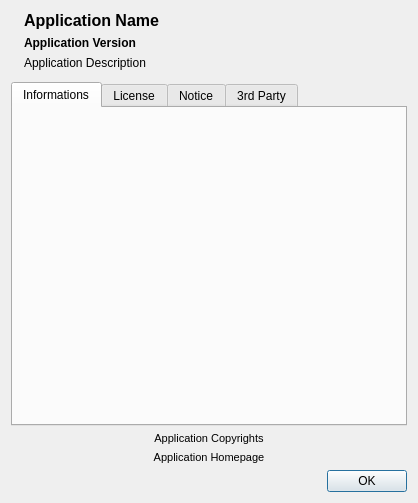
<?xml version="1.0" encoding="UTF-8"?>
<ui version="4.0">
 <class>UIAbout</class>
 <widget class="QDialog" name="UIAbout">
  <property name="geometry">
   <rect>
    <x>0</x>
    <y>0</y>
    <width>418</width>
    <height>503</height>
   </rect>
  </property>
  <property name="maximumSize">
   <size>
    <width>425</width>
    <height>510</height>
   </size>
  </property>
  <property name="windowTitle">
   <string>About...</string>
  </property>
  <layout class="QVBoxLayout" name="verticalLayout_5">
   <item>
    <layout class="QGridLayout" name="gridLayout">
     <item row="0" column="0" rowspan="3">
      <layout class="QVBoxLayout" name="verticalLayout_4">
       <property name="spacing">
        <number>0</number>
       </property>
       <item>
        <widget class="QLabel" name="lIcon">
         <property name="sizePolicy">
          <sizepolicy hsizetype="Maximum" vsizetype="Maximum">
           <horstretch>0</horstretch>
           <verstretch>0</verstretch>
          </sizepolicy>
         </property>
         <property name="maximumSize">
          <size>
           <width>64</width>
           <height>64</height>
          </size>
         </property>
         <property name="pixmap">
          <pixmap resource="../resources/resources.qrc">:/icons/qwbfsmanager.png</pixmap>
         </property>
         <property name="scaledContents">
          <bool>true</bool>
         </property>
        </widget>
       </item>
       <item>
        <spacer name="verticalSpacer">
         <property name="orientation">
          <enum>Qt::Vertical</enum>
         </property>
         <property name="sizeHint" stdset="0">
          <size>
           <width>0</width>
           <height>0</height>
          </size>
         </property>
        </spacer>
       </item>
      </layout>
     </item>
     <item row="0" column="1">
      <widget class="QLabel" name="lName">
       <property name="sizePolicy">
        <sizepolicy hsizetype="Expanding" vsizetype="Maximum">
         <horstretch>0</horstretch>
         <verstretch>0</verstretch>
        </sizepolicy>
       </property>
       <property name="font">
        <font>
         <pointsize>12</pointsize>
         <weight>75</weight>
         <bold>true</bold>
        </font>
       </property>
       <property name="text">
        <string notr="true">Application Name</string>
       </property>
      </widget>
     </item>
     <item row="1" column="1">
      <widget class="QLabel" name="lVersion">
       <property name="sizePolicy">
        <sizepolicy hsizetype="Expanding" vsizetype="Maximum">
         <horstretch>0</horstretch>
         <verstretch>0</verstretch>
        </sizepolicy>
       </property>
       <property name="font">
        <font>
         <pointsize>9</pointsize>
         <weight>75</weight>
         <bold>true</bold>
        </font>
       </property>
       <property name="text">
        <string notr="true">Application Version</string>
       </property>
      </widget>
     </item>
     <item row="2" column="1">
      <widget class="QLabel" name="lDescription">
       <property name="sizePolicy">
        <sizepolicy hsizetype="Expanding" vsizetype="Expanding">
         <horstretch>0</horstretch>
         <verstretch>0</verstretch>
        </sizepolicy>
       </property>
       <property name="font">
        <font>
         <pointsize>9</pointsize>
        </font>
       </property>
       <property name="text">
        <string notr="true">Application Description</string>
       </property>
       <property name="alignment">
        <set>Qt::AlignLeading|Qt::AlignLeft|Qt::AlignTop</set>
       </property>
       <property name="wordWrap">
        <bool>true</bool>
       </property>
      </widget>
     </item>
    </layout>
   </item>
   <item>
    <spacer name="verticalSpacer_2">
     <property name="orientation">
      <enum>Qt::Vertical</enum>
     </property>
     <property name="sizeType">
      <enum>QSizePolicy::Fixed</enum>
     </property>
     <property name="sizeHint" stdset="0">
      <size>
       <width>16</width>
       <height>6</height>
      </size>
     </property>
    </spacer>
   </item>
   <item>
    <widget class="QTabWidget" name="twPages">
     <property name="sizePolicy">
      <sizepolicy hsizetype="Expanding" vsizetype="Expanding">
       <horstretch>0</horstretch>
       <verstretch>1</verstretch>
      </sizepolicy>
     </property>
     <property name="currentIndex">
      <number>0</number>
     </property>
     <widget class="QWidget" name="wSplashScreen">
      <attribute name="title">
       <string>Informations</string>
      </attribute>
      <layout class="QVBoxLayout" name="verticalLayout">
       <property name="margin">
        <number>0</number>
       </property>
       <item>
        <widget class="QLabel" name="lSplash">
         <property name="pixmap">
          <pixmap resource="../resources/resources.qrc">:/icons/splashscreen.png</pixmap>
         </property>
         <property name="alignment">
          <set>Qt::AlignCenter</set>
         </property>
        </widget>
       </item>
      </layout>
     </widget>
     <widget class="QWidget" name="wLicense">
      <attribute name="title">
       <string>License</string>
      </attribute>
      <layout class="QVBoxLayout" name="verticalLayout_2">
       <property name="margin">
        <number>0</number>
       </property>
       <item>
        <widget class="QPlainTextEdit" name="pteLicense">
         <property name="palette">
          <palette>
           <active>
            <colorrole role="Base">
             <brush brushstyle="SolidPattern">
              <color alpha="0">
               <red>0</red>
               <green>0</green>
               <blue>0</blue>
              </color>
             </brush>
            </colorrole>
           </active>
           <inactive>
            <colorrole role="Base">
             <brush brushstyle="SolidPattern">
              <color alpha="0">
               <red>0</red>
               <green>0</green>
               <blue>0</blue>
              </color>
             </brush>
            </colorrole>
           </inactive>
           <disabled>
            <colorrole role="Base">
             <brush brushstyle="SolidPattern">
              <color alpha="0">
               <red>0</red>
               <green>0</green>
               <blue>0</blue>
              </color>
             </brush>
            </colorrole>
           </disabled>
          </palette>
         </property>
         <property name="font">
          <font>
           <family>Arial</family>
           <pointsize>9</pointsize>
          </font>
         </property>
         <property name="frameShape">
          <enum>QFrame::NoFrame</enum>
         </property>
         <property name="tabChangesFocus">
          <bool>true</bool>
         </property>
         <property name="undoRedoEnabled">
          <bool>false</bool>
         </property>
         <property name="readOnly">
          <bool>true</bool>
         </property>
         <property name="tabStopWidth">
          <number>40</number>
         </property>
         <property name="textInteractionFlags">
          <set>Qt::LinksAccessibleByMouse|Qt::TextSelectableByMouse</set>
         </property>
        </widget>
       </item>
      </layout>
     </widget>
     <widget class="QWidget" name="wWarning">
      <attribute name="title">
       <string>Notice</string>
      </attribute>
      <layout class="QVBoxLayout" name="verticalLayout_3">
       <property name="margin">
        <number>0</number>
       </property>
       <item>
        <widget class="QLabel" name="lWarning">
         <property name="palette">
          <palette>
           <active>
            <colorrole role="WindowText">
             <brush brushstyle="SolidPattern">
              <color alpha="255">
               <red>255</red>
               <green>0</green>
               <blue>0</blue>
              </color>
             </brush>
            </colorrole>
           </active>
           <inactive>
            <colorrole role="WindowText">
             <brush brushstyle="SolidPattern">
              <color alpha="255">
               <red>255</red>
               <green>0</green>
               <blue>0</blue>
              </color>
             </brush>
            </colorrole>
           </inactive>
           <disabled>
            <colorrole role="WindowText">
             <brush brushstyle="SolidPattern">
              <color alpha="255">
               <red>69</red>
               <green>69</green>
               <blue>69</blue>
              </color>
             </brush>
            </colorrole>
           </disabled>
          </palette>
         </property>
         <property name="font">
          <font>
           <weight>75</weight>
           <bold>true</bold>
          </font>
         </property>
         <property name="text">
          <string>I DO NOT TAKE ANY RESPONSIBILITY FOR ANY DAMAGE TO YOUR WII CONSOLE BECAUSE OF IMPROPER USAGE OF THIS SOFTWARE.</string>
         </property>
         <property name="alignment">
          <set>Qt::AlignCenter</set>
         </property>
         <property name="wordWrap">
          <bool>true</bool>
         </property>
         <property name="textInteractionFlags">
          <set>Qt::LinksAccessibleByMouse|Qt::TextSelectableByMouse</set>
         </property>
        </widget>
       </item>
      </layout>
     </widget>
     <widget class="QWidget" name="wThirdParty">
      <attribute name="title">
       <string>3rd Party</string>
      </attribute>
      <layout class="QVBoxLayout" name="verticalLayout_6">
       <property name="margin">
        <number>0</number>
       </property>
       <item>
        <widget class="QScrollArea" name="saThirdParty">
         <property name="frameShape">
          <enum>QFrame::NoFrame</enum>
         </property>
         <property name="frameShadow">
          <enum>QFrame::Plain</enum>
         </property>
         <property name="widgetResizable">
          <bool>true</bool>
         </property>
         <widget class="QWidget" name="saThirdPartyContents">
          <property name="geometry">
           <rect>
            <x>0</x>
            <y>0</y>
            <width>402</width>
            <height>309</height>
           </rect>
          </property>
          <layout class="QVBoxLayout" name="verticalLayout_7">
           <property name="margin">
            <number>0</number>
           </property>
           <item>
            <widget class="QLabel" name="lThirdParty">
             <property name="text">
              <string notr="true">&lt;!DOCTYPE HTML PUBLIC &quot;-//W3C//DTD HTML 4.0//EN&quot; &quot;http://www.w3.org/TR/REC-html40/strict.dtd&quot;&gt;
&lt;html&gt;&lt;head&gt;&lt;meta name=&quot;qrichtext&quot; content=&quot;1&quot; /&gt;&lt;style type=&quot;text/css&quot;&gt;
p, li { white-space: pre-wrap; }
&lt;/style&gt;&lt;/head&gt;&lt;body style=&quot; font-family:'Arial'; font-size:9pt; font-weight:400; font-style:normal;&quot;&gt;
&lt;p style=&quot; margin-top:0px; margin-bottom:0px; margin-left:0px; margin-right:0px; -qt-block-indent:0; text-indent:0px;&quot;&gt;&lt;span style=&quot; font-family:'Arial'; font-weight:600; text-decoration: underline;&quot;&gt;QWBFS Manager use unmodified/modified third party resources&lt;/span&gt;&lt;/p&gt;
&lt;p style=&quot;-qt-paragraph-type:empty; margin-top:0px; margin-bottom:0px; margin-left:0px; margin-right:0px; -qt-block-indent:0; text-indent:0px; font-family:'Arial';&quot;&gt;&lt;/p&gt;
&lt;p style=&quot; margin-top:0px; margin-bottom:0px; margin-left:0px; margin-right:0px; -qt-block-indent:0; text-indent:0px;&quot;&gt;&lt;a href=&quot;https://github.com/kwiirk/wbfs&quot;&gt;&lt;span style=&quot; font-family:'Arial'; font-weight:600; text-decoration: underline; color:#0057ae;&quot;&gt;libwbfs&lt;/span&gt;&lt;/a&gt;&lt;span style=&quot; font-family:'Arial';&quot;&gt; - The Wii Backup File System library.&lt;/span&gt;&lt;/p&gt;
&lt;p style=&quot; margin-top:0px; margin-bottom:0px; margin-left:0px; margin-right:0px; -qt-block-indent:0; text-indent:0px;&quot;&gt;&lt;span style=&quot; font-family:'Arial';&quot;&gt;Copyright (C) 2009 kwiirk.&lt;/span&gt;&lt;/p&gt;
&lt;p style=&quot;-qt-paragraph-type:empty; margin-top:0px; margin-bottom:0px; margin-left:0px; margin-right:0px; -qt-block-indent:0; text-indent:0px; font-family:'Arial';&quot;&gt;&lt;/p&gt;
&lt;p style=&quot; margin-top:0px; margin-bottom:0px; margin-left:0px; margin-right:0px; -qt-block-indent:0; text-indent:0px;&quot;&gt;&lt;a href=&quot;http://pictureflow.googlecode.com&quot;&gt;&lt;span style=&quot; font-family:'Arial'; font-weight:600; text-decoration: underline; color:#0057ae;&quot;&gt;PictureFlow&lt;/span&gt;&lt;/a&gt;&lt;span style=&quot; font-family:'Arial';&quot;&gt; - Animated image show widget (coverflow like widget).&lt;/span&gt;&lt;/p&gt;
&lt;p style=&quot; margin-top:0px; margin-bottom:0px; margin-left:0px; margin-right:0px; -qt-block-indent:0; text-indent:0px;&quot;&gt;&lt;span style=&quot; font-family:'Arial';&quot;&gt;Copyright (C) 2009 Ariya Hidayat (ariya@kde.org).&lt;/span&gt;&lt;/p&gt;
&lt;p style=&quot;-qt-paragraph-type:empty; margin-top:0px; margin-bottom:0px; margin-left:0px; margin-right:0px; -qt-block-indent:0; text-indent:0px; font-family:'Arial';&quot;&gt;&lt;/p&gt;
&lt;p style=&quot; margin-top:0px; margin-bottom:0px; margin-left:0px; margin-right:0px; -qt-block-indent:0; text-indent:0px;&quot;&gt;&lt;a href=&quot;http://wiitdb.com&quot;&gt;&lt;span style=&quot; font-family:'Arial'; font-weight:600; text-decoration: underline; color:#0057ae;&quot;&gt;WiiTDB&lt;/span&gt;&lt;/a&gt;&lt;span style=&quot; font-family:'Arial';&quot;&gt; - Nintendo Wii games database.&lt;/span&gt;&lt;/p&gt;
&lt;p style=&quot; margin-top:0px; margin-bottom:0px; margin-left:0px; margin-right:0px; -qt-block-indent:0; text-indent:0px;&quot;&gt;&lt;span style=&quot; font-family:'Arial';&quot;&gt;Copyright (C) 2009-2011 WiiTDB.&lt;/span&gt;&lt;/p&gt;
&lt;p style=&quot;-qt-paragraph-type:empty; margin-top:0px; margin-bottom:0px; margin-left:0px; margin-right:0px; -qt-block-indent:0; text-indent:0px; font-family:'Arial';&quot;&gt;&lt;/p&gt;
&lt;p style=&quot; margin-top:0px; margin-bottom:0px; margin-left:0px; margin-right:0px; -qt-block-indent:0; text-indent:0px;&quot;&gt;&lt;a href=&quot;http://bettercodes.org/projects/fresh&quot;&gt;&lt;span style=&quot; font-family:'Arial'; font-weight:600; text-decoration: underline; color:#0057ae;&quot;&gt;libfresh&lt;/span&gt;&lt;/a&gt;&lt;span style=&quot; font-family:'Arial';&quot;&gt; - A Qt 4 extension library providing new widgets/objects.&lt;/span&gt;&lt;/p&gt;
&lt;p style=&quot; margin-top:0px; margin-bottom:0px; margin-left:0px; margin-right:0px; -qt-block-indent:0; text-indent:0px;&quot;&gt;&lt;span style=&quot; font-family:'Arial';&quot;&gt;Copyright (C) 2005-2011 Filipe Azevedo (pasnox@gmail.com).&lt;/span&gt;&lt;/p&gt;
&lt;p style=&quot;-qt-paragraph-type:empty; margin-top:0px; margin-bottom:0px; margin-left:0px; margin-right:0px; -qt-block-indent:0; text-indent:0px; font-family:'Arial';&quot;&gt;&lt;/p&gt;
&lt;p style=&quot; margin-top:0px; margin-bottom:0px; margin-left:0px; margin-right:0px; -qt-block-indent:0; text-indent:0px;&quot;&gt;&lt;a href=&quot;http://code.google.com/u/nagy.franto&quot;&gt;&lt;span style=&quot; font-family:'Arial'; font-weight:600; text-decoration: underline; color:#0057ae;&quot;&gt;Splash Screen&lt;/span&gt;&lt;/a&gt;&lt;span style=&quot; font-family:'Arial';&quot;&gt; - Version 1.2.0&lt;/span&gt;&lt;/p&gt;
&lt;p style=&quot; margin-top:0px; margin-bottom:0px; margin-left:0px; margin-right:0px; -qt-block-indent:0; text-indent:0px;&quot;&gt;&lt;span style=&quot; font-family:'Arial';&quot;&gt;Copyright (C) Nagy Franto.&lt;/span&gt;&lt;/p&gt;
&lt;p style=&quot;-qt-paragraph-type:empty; margin-top:0px; margin-bottom:0px; margin-left:0px; margin-right:0px; -qt-block-indent:0; text-indent:0px; font-family:'Arial';&quot;&gt;&lt;/p&gt;
&lt;p style=&quot; margin-top:0px; margin-bottom:0px; margin-left:0px; margin-right:0px; -qt-block-indent:0; text-indent:0px;&quot;&gt;&lt;a href=&quot;mailto:exilys@hotmail.fr&quot;&gt;&lt;span style=&quot; font-family:'Arial'; font-weight:600; text-decoration: underline; color:#0057ae;&quot;&gt;Application Icon&lt;/span&gt;&lt;/a&gt;&lt;span style=&quot; font-family:'Arial';&quot;&gt; - Version 1.2.0&lt;/span&gt;&lt;/p&gt;
&lt;p style=&quot; margin-top:0px; margin-bottom:0px; margin-left:0px; margin-right:0px; -qt-block-indent:0; text-indent:0px;&quot;&gt;&lt;span style=&quot; font-family:'Arial';&quot;&gt;Copyright (C) Jean-Baptiste &lt;/span&gt;&lt;span style=&quot; font-family:'Arial';&quot;&gt;Vasseur&lt;/span&gt;&lt;span style=&quot; font-family:'Arial';&quot;&gt; (exilys@hotmail.fr)&lt;/span&gt;&lt;/p&gt;&lt;/body&gt;&lt;/html&gt;</string>
             </property>
             <property name="alignment">
              <set>Qt::AlignCenter</set>
             </property>
             <property name="wordWrap">
              <bool>true</bool>
             </property>
             <property name="openExternalLinks">
              <bool>true</bool>
             </property>
             <property name="textInteractionFlags">
              <set>Qt::LinksAccessibleByMouse|Qt::TextSelectableByMouse</set>
             </property>
            </widget>
           </item>
          </layout>
         </widget>
        </widget>
       </item>
      </layout>
     </widget>
    </widget>
   </item>
   <item>
    <widget class="QLabel" name="lCopyrights">
     <property name="styleSheet">
      <string notr="true">font: 11px;</string>
     </property>
     <property name="text">
      <string notr="true">Application Copyrights</string>
     </property>
     <property name="alignment">
      <set>Qt::AlignCenter</set>
     </property>
    </widget>
   </item>
   <item>
    <widget class="QLabel" name="lDomain">
     <property name="styleSheet">
      <string notr="true">font: 11px;</string>
     </property>
     <property name="text">
      <string notr="true">Application Homepage</string>
     </property>
     <property name="alignment">
      <set>Qt::AlignCenter</set>
     </property>
     <property name="openExternalLinks">
      <bool>true</bool>
     </property>
    </widget>
   </item>
   <item>
    <widget class="QDialogButtonBox" name="dbbButtons">
     <property name="standardButtons">
      <set>QDialogButtonBox::Ok</set>
     </property>
    </widget>
   </item>
  </layout>
 </widget>
 <resources>
  <include location="../resources/resources.qrc"/>
 </resources>
 <connections>
  <connection>
   <sender>dbbButtons</sender>
   <signal>accepted()</signal>
   <receiver>UIAbout</receiver>
   <slot>accept()</slot>
   <hints>
    <hint type="sourcelabel">
     <x>369</x>
     <y>458</y>
    </hint>
    <hint type="destinationlabel">
     <x>358</x>
     <y>617</y>
    </hint>
   </hints>
  </connection>
 </connections>
</ui>
